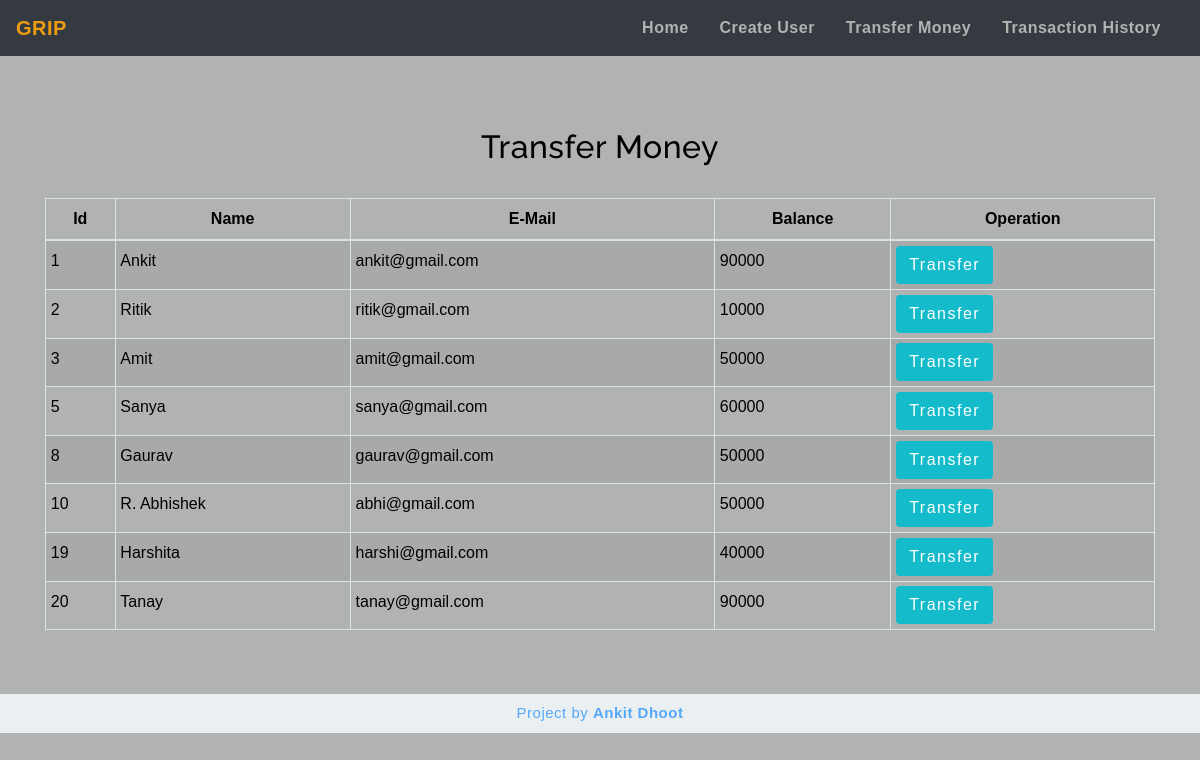
The app's page /transfermoney.php with its own data.
### tables this page shows
CREATE TABLE IF NOT EXISTS `users` (
  `id` int(3) NOT NULL AUTO_INCREMENT,
  `name` text NOT NULL,
  `email` varchar(30) NOT NULL,
  `balance` int(8) NOT NULL,
  PRIMARY KEY (`id`)
);

### transfermoney.php (the view, shortened to what this page needs)
<!DOCTYPE html>
<html lang="en">
<head>
    <link rel="stylesheet" href="https://maxcdn.bootstrapcdn.com/bootstrap/4.0.0/css/bootstrap.min.css">
    <link rel="stylesheet" type="text/css" href="css/table.css">
    <link rel="stylesheet" type="text/css" href="css/navbar.css">
</head>
<body style="background-color : #B1B3B3FF;">
    <?php
    include 'config.php';
    $sql = "SELECT * FROM users";
    $result = mysqli_query($conn, $sql);
    ?>
    <?php
    include 'navbar.php';
    ?>
    <div class="container"><br><br>
        <h2 class="text-center pt-4" style="color : black;">Transfer Money</h2>
        <br>
        <div class="row">
            <div class="col">
                <div class="table-responsive-sm">
                    <table class="table table-hover table-sm table-striped table-condensed table-bordered" style="border-color:black;">
                        <thead style="color : black;">
                            <tr>
                                <th scope="col" class="text-center py-2">Id</th>
                                <th scope="col" class="text-center py-2">Name</th>
                                <th scope="col" class="text-center py-2">E-Mail</th>
                                <th scope="col" class="text-center py-2">Balance</th>
                                <th scope="col" class="text-center py-2">Operation</th>
                            </tr>
                        </thead>
                        <tbody>
                            <?php
                            while ($rows = mysqli_fetch_assoc($result)) {
                            ?>
                                <tr style="color : black;">
                                    <td class="py-2"><?php echo $rows['id'] ?></td>
                                    <td class="py-2"><?php echo $rows['name'] ?></td>
                                    <td class="py-2"><?php echo $rows['email'] ?></td>
                                    <td class="py-2"><?php echo $rows['balance'] ?></td>
                                    <td><a href="selecteduserdetail.php?id= <?php echo $rows['id']; ?>"> <button type="button" class="btn" style="background-color : #3b4d61, color: white;">Transfer</button></a></td>
                                </tr>
                            <?php
                            }
                            ?>
                        </tbody>
                    </table>
                </div>
            </div>
        </div>
    </div>
    <footer class="text-center mt-5 py-2">
        <p>Project by <b>Ankit Dhoot</b></p>
    </footer>
</body>
</html>

### navbar.php (shortened to what this page needs)
<nav class="navbar navbar-expand-md navbar-light bg-dark">
    <a href="index.php" class="navbar-brand" style="color: #ef9d10;"><b>GRIP</b></a>
    <div class="collapse navbar-collapse" id="collapsibleNavbar">
        <ul class="navbar-nav ml-auto">
            <li class="nav-item">
                <a href="index.php" class="nav-link" style="color: #B1B3B3FF ;"><b>Home</b></a>
            </li>
            <li class="nav-item">
                <a href="createuser.php" class="nav-link" style="color: #B1B3B3FF ;"><b>Create User</b></a>
            </li>
            <li class="nav-item">
                <a href="transfermoney.php" class="nav-link" style="color: #B1B3B3FF ;"><b>Transfer Money</b></a>
            </li>
            <li class="nav-item">
                <a href="transactionhistory.php" class="nav-link" style="color: #B1B3B3FF ;"><b>Transaction History</b></a>
            </li>
        </ul>
    </div>
</nav>

### table.css (style rules this page uses)
* { padding: 0; margin: 0; box-sizing: border-box; font-family: sans-serif; }
button { border:none; border-radius: 8px; padding: 10px; background:#14bbca; color:white; letter-spacing: 1.5px; font-size: 15px; transition: 0.5s; }
footer { color:#55a8fa; background-color:#eaf0f1; letter-spacing: 0.5px; }
footer p { margin: 0; font-size: 15px; }

### navbar.css (style rules this page uses)
.nav-link { margin-right: 15px; color:#639ce7; letter-spacing: 0.5px; transition: 0.5s; }
.navbar-brand { color: #990000; letter-spacing: 0.5px; }
h2 { color: #990000; letter-spacing: 0.5px; font-family: raleway; }

### transfermoney.php (style rules this page uses)
button { transition: 1.5s; }

### records on screen
users: id "1", name "Ankit", email "ankit@gmail.com", balance "90000"
users: id "2", name "Ritik", email "ritik@gmail.com", balance "10000"
users: id "3", name "Amit", email "amit@gmail.com", balance "50000"
users: id "5", name "Sanya", email "sanya@gmail.com", balance "60000"
users: id "8", name "Gaurav", email "gaurav@gmail.com", balance "50000"
users: id "10", name "R. Abhishek", email "abhi@gmail.com", balance "50000"
users: id "19", name "Harshita", email "harshi@gmail.com", balance "40000"
users: id "20", name "Tanay", email "tanay@gmail.com", balance "90000"
